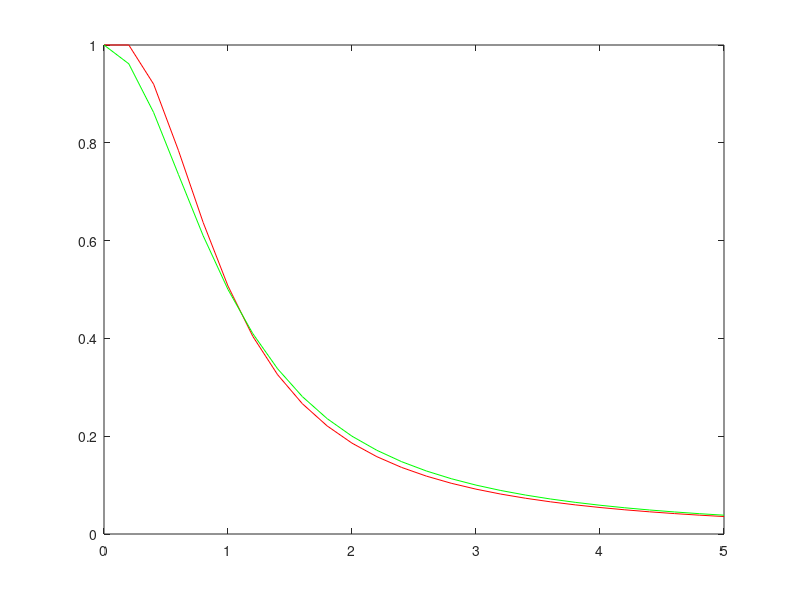

Here is the MATLAB script that generated this plot:
clear
clc
%definisi dy/dx=f(x,y)
f=inline('-2*x*y^2','x','y');
fx=inline('1./(x.^2+1)');

a=0; b=5; alpha=1; n=25;
h=(b-a)/n;
t=a; w=alpha;
y=fx(t);
fprintf('pada t=%4.2f, w=%10.8f, y=%10.8f, err=%10.8f\n',t,w,y,abs(w-y));
yplot=zeros(n+1,1);

yplot(1)=alpha;
tplot=a:h:b;
for i=1:n
    w=w+h*f(t,w);
    yplot(i+1)=w;
    t=t+h;
    y=fx(t)
    fprintf('pada t=%4.2f, w=%10.8f, y=%10.8f, err=%10.8f\n',t,w,y,abs(w-y));
end

fplot=fx(tplot);
plot(tplot,yplot,'r',tplot,fplot,'g');
